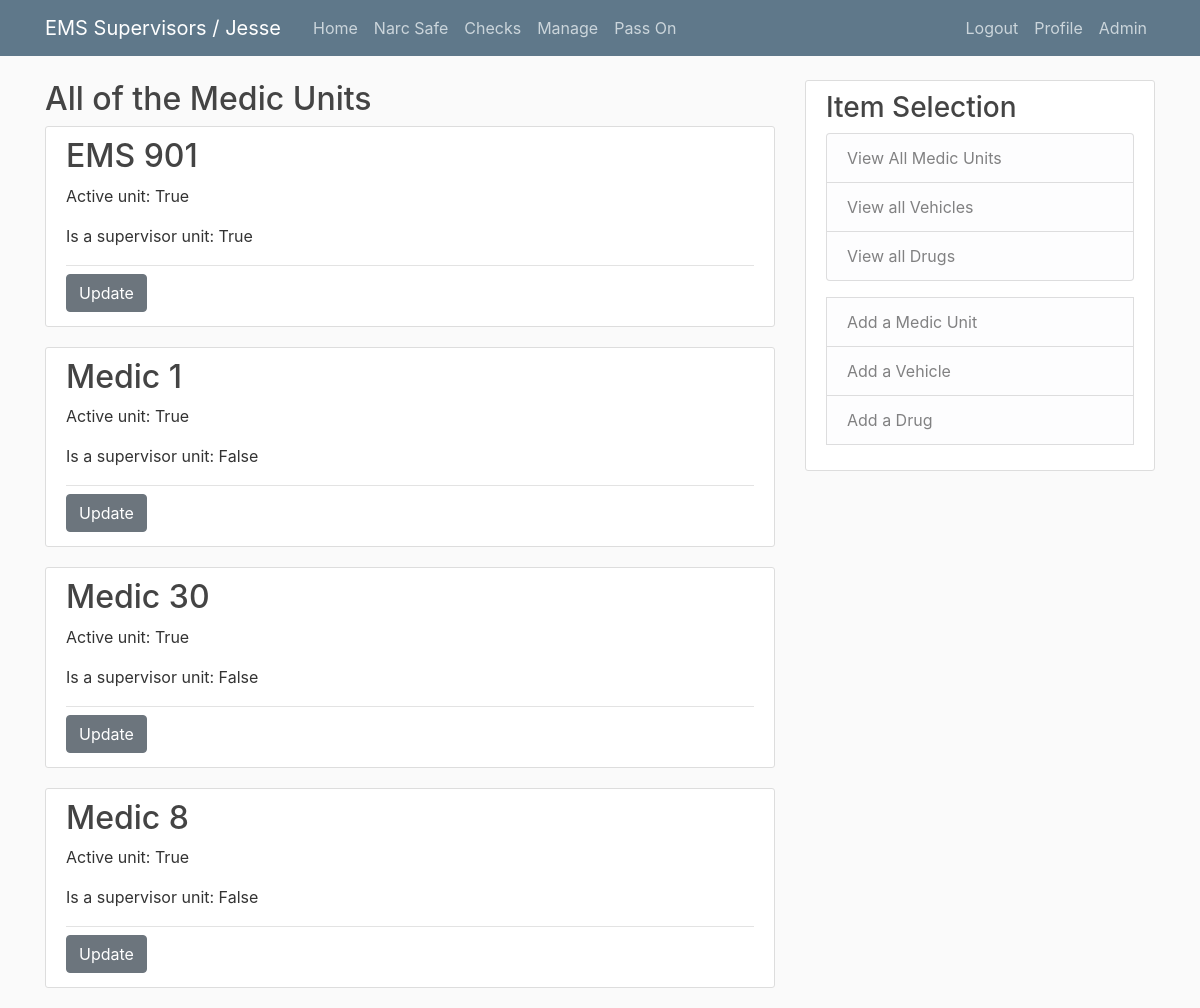
The app's page /manage/medic_unit/ (signed in) with its own data.
### components/models.py (models this page shows, shortened)
class MedicUnit(models.Model):
    unit_name = models.CharField(max_length=50, default='')
    is_active = models.BooleanField(default=True)
    is_supervisor = models.BooleanField(default=False)

### components/views.py (the view)
# urls.py: path('manage/medic_unit/', MedicListView.as_view(), name='medic_unit'),
class MedicListView(LoginRequiredMixin, ListView):
    model = MedicUnit
    ordering = ['unit_name']

### templates/components/medicunit_list.html
{% extends 'components/manage_base.html' %}
{% block content %}
<div>
    <h2>All of the Medic Units</h2>
     {% for unit in object_list %}
        <article class="media content-section">
            <div class="media-body">
                <h2>{{ unit.unit_name }}</h2>
                <div class="article-metadata">
                <p class="article-content">Active unit: {{ unit.is_active}}</p>
                <p class="article-content">Is a supervisor unit: {{ unit.is_supervisor}}</p>
            </div>
            <div>
                <a class="btn btn-secondary btm-sm mt-1 mb-1" href="{% url 'medicunit_update' unit.id %}">Update</a>
            </div>
            </article>
    {% endfor %}
</div>
{% endblock %}

### templates/base.html (shortened to what this page needs)
{% load static %}
<!DOCTYPE html>
<html lang="en">
<head>
    <link rel="stylesheet" href="https://maxcdn.bootstrapcdn.com/bootstrap/4.0.0/css/bootstrap.min.css">
    <link rel="stylesheet" type="text/css" href="{% static 'blog/main.css' %}">
</head>
<body>
    <header class="site-header">
        <nav class="navbar navbar-expand-md navbar-dark bg-steel fixed-top">
            <div class="container">
            {% if request.user.is_anonymous == True %}
            <a class="navbar-brand mr-4" href="/">EMS Supervisors / Logged Out</a>
            {% else %}
            <a class="navbar-brand mr-4" href="/">EMS Supervisors / {{ request.user|title }}</a>
            {% endif %}
            <div class="collapse navbar-collapse" id="navbarToggle">
                <div class="navbar-nav mr-auto">
                <a class="nav-item nav-link" href="{% url 'home' %}">Home</a>
                <a class="nav-item nav-link" href="{% url 'safe_home_view' %}">Narc Safe</a>
                <a class="nav-item nav-link" href="{% url 'check_home_view' %}">Checks</a>
                <a class="nav-item nav-link" href="{% url 'component_home_view' %}">Manage</a>
                <a class="nav-item nav-link" href="{% url 'blog' %}">Pass On</a>
                </div>
                <div class="navbar-nav">
                {% if user.is_authenticated %}
                    <a class="nav-item nav-link" href="{% url 'logout' %}">Logout</a>
                    <a class="nav-item nav-link" href="{% url 'profile' %}">Profile</a>
                    <a class="nav-item nav-link" href="/admin">Admin</a>
                {% else %}
                    <a class="nav-item nav-link" href="{% url 'login' %}">Login</a>
                    <a class="nav-item nav-link" href="{% url 'register' %}">Register</a>
                {% endif %}
                </div>
            </div>
            </div>
        </nav>
    </header>
    <main role="main" class="container">
        <div class="row">
            <div class="col-md-8">
            {% block content %}{% endblock %}
            </div>
            {% if request.get_full_path == '/' %}
                <div class="col-md-4">
                <div class="content-section">
                    <h3>Additional Information</h3>
                    <p class='text-muted'>You can put any information here you'd like.
                    <ul class="list-group">
                        <li class="list-group-item list-group-item-light">Latest Posts</li>
                        <li class="list-group-item list-group-item-light">Announcements</li>
                        <li class="list-group-item list-group-item-light">Calendars</li>
                        <li class="list-group-item list-group-item-light">etc</li>
                    </ul>
                    </p>
            {% else %}
                {% block content_too %}
                {% endblock %}
            {% endif %}
            </div>
            </div>
        </div>
        </main>
</body>
</html>

### blog/static/blog/main.css (style rules this page uses)
body { background: #fafafa; color: #333333; margin-top: 5rem; }
h1, h2, h3, h4, h5, h6 { color: #444444; }
.bg-steel { background-color: #5f788a; }
.site-header .navbar-nav .nav-link { color: #cbd5db; }
.content-section { background: #ffffff; padding: 10px 20px; border: 1px solid #dddddd; border-radius: 3px; margin-bottom: 20px; }
.article-content { white-space: pre-line; }
.article-metadata { padding-bottom: 1px; margin-bottom: 4px; border-bottom: 1px solid #e3e3e3 }

### records on screen
MedicUnit: unit_name "EMS 901", is_active "True", is_supervisor "True"
MedicUnit: unit_name "Medic 1", is_active "True", is_supervisor "False"
MedicUnit: unit_name "Medic 30", is_active "True", is_supervisor "False"
MedicUnit: unit_name "Medic 8", is_active "True", is_supervisor "False"

### other values on screen
{{ request.user|title }} "Jesse"
